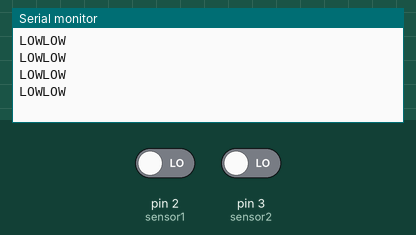
Simulated run of this sketch. Board: Arduino Uno, built with avr-gcc and run on an emulated ATmega328P. Parts: the last lines printed to the serial monitor. The test bench sets the inputs (shaded band); at power-on: pin 2 (sensor1) LOW, pin 3 (sensor2) LOW.

Above: at 1.8 s.
1.9 s: pin 2 (sensor1) driven HIGH
At 2.4 s:
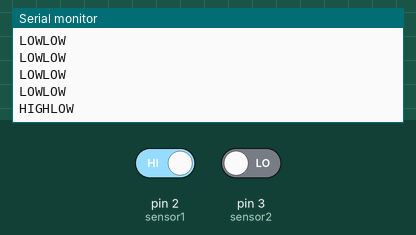
4.0 s: pin 3 (sensor2) driven HIGH
At 4.4 s:
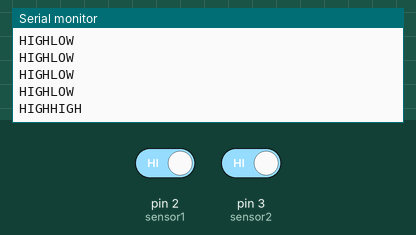
6.0 s: pin 2 (sensor1) driven LOW
At 6.4 s:
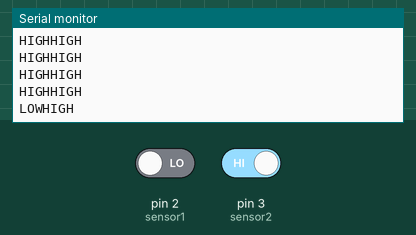

Measured:
- after the input at 1.9 s, the serial monitor: prints a new line after 0.10 s (image 1)
- after the input at 4.0 s, the serial monitor: prints a new line at once (image 2)
- after the input at 6.0 s, the serial monitor: prints a new line at once (image 3)

The sketch:

Check_IR_Sensors.ino
```cpp
const int sensor1 = 2;
const int sensor2 = 3;

void setup()
{
  pinMode(sensor1, INPUT);
  pinMode(sensor2, INPUT);
  Serial.begin(9600);
}

void loop()
{
  int input1 = digitalRead(sensor1);
  int input2 = digitalRead(sensor2);

  if (input1 == HIGH)
  {
    Serial.print("HIGH");
  }
  else
  {
    Serial.print("LOW");
  }
  if (input2 == HIGH)
  {
    Serial.println("HIGH");
  }
  else
  {
    Serial.println("LOW");
  }

  delay(500);

}
```
